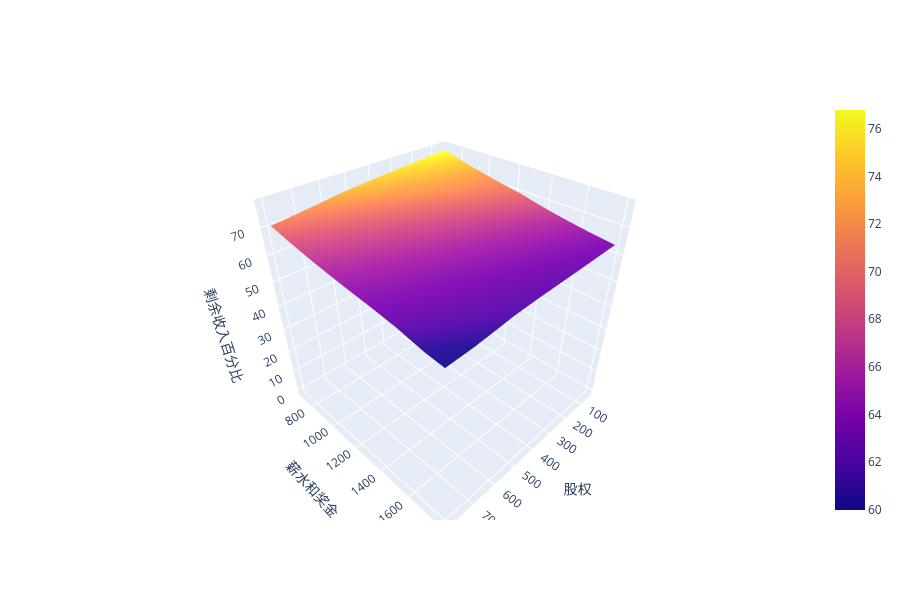

This figure's notebook cell:
### Code cell
YEAR = 2020

from enum import Enum
class DisplayType(Enum):
    TOTAL_TAX = "税"
    TOTAL_REMAINING = "剩余收入"
    REMAINING_PERCENTAGE = "剩余收入百分比"

    def resultFor(self, salaryBonus, equity) -> float:
        healthInsurance = salaryBonus * 0.04
        welfare = salaryBonus * 0.08
        if self == DisplayType.TOTAL_TAX:
            nationalTax = nationalTaxToBePaid2020(preTaxSalaryIncome=salaryBonus * 10000,
                                                equityIncome=equity * 10000,
                                                withholding=0,
                                                socialSecurity=welfare * 10000,
                                                otherDeduction=healthInsurance * 10000)
            localTax = shibuyaLocalTax2020(preTaxSalaryIncome=salaryBonus * 10000,
                                        equityIncome=equity * 10000,
                                        socialSecurity=welfare * 10000,
                                        otherDeduction=healthInsurance * 10000)
            totalTax = nationalTax + localTax
            # Divide twice to round down one digit after decimal
            return int(totalTax / 1000) / 10
        if self == DisplayType.TOTAL_REMAINING:
            totalTax = DisplayType.TOTAL_TAX.resultFor(salaryBonus, equity)
            return salaryBonus + equity - totalTax - healthInsurance - welfare
        if self == DisplayType.REMAINING_PERCENTAGE:
            remaining = DisplayType.TOTAL_REMAINING.resultFor(salaryBonus, equity)
            perc = (remaining / (salaryBonus + equity)) * 100
            return perc
        assert(False)

salaryBonusRange = range(700, 1801, 50)
equityRange = range(50, 801, 50)

zValues = []
for _ in range(len(salaryBonusRange)):
    zValues.append([0] * len(equityRange))

# displayType = DisplayType.TOTAL_TAX
# displayType = DisplayType.TOTAL_REMAINING
displayType = DisplayType.REMAINING_PERCENTAGE

from itertools import product
from taxCalculation import nationalTaxToBePaid2020, shibuyaLocalTax2020
for salaryBonusWithIdx, equityWithIdx in product(enumerate(salaryBonusRange), enumerate(equityRange)):
    salaryBonusIdx, salaryBonus = salaryBonusWithIdx
    equityIdx, equity = equityWithIdx
    zValues[salaryBonusIdx][equityIdx] = displayType.resultFor(salaryBonus, equity)

import plotly.graph_objects as go
fig = go.Figure(data=[go.Surface(z=zValues, y=list(salaryBonusRange), x=list(equityRange))])
scene = dict(yaxis_title='薪水和奖金',
             xaxis_title='股权',
             zaxis_title=displayType.value,
             zaxis=dict(rangemode="tozero"))
fig.update_layout(height=600, scene=scene)
fig.show()

### Figure 1 — Plotly figure (JSON) as saved in the notebook; plotly's stock layout.template omitted (floating-point values rounded to 4 significant figures; data arrays with more than 128 entries replaced by an {"elided": "..."} marker saying what was removed)
{"data": [{"type": "surface", "x": [50, 100, 150, 200, 250, 300, 350, 400, 450, 500, 550, 600, 650, 700, 750, 800], "y": [700, 750, 800, 850, 900, 950, 1000, 1050, 1100, 1150, 1200, 1250, 1300, 1350, 1400, 1450, 1500, 1550, 1600, 1650, 1700, 1750, 1800], "z": {"elided": "23x16 float values"}}], "layout": {"height": 600, "scene": {"xaxis": {"title": {"text": "股权"}}, "yaxis": {"title": {"text": "薪水和奖金"}}, "zaxis": {"rangemode": "tozero", "title": {"text": "剩余收入百分比"}}}}}
